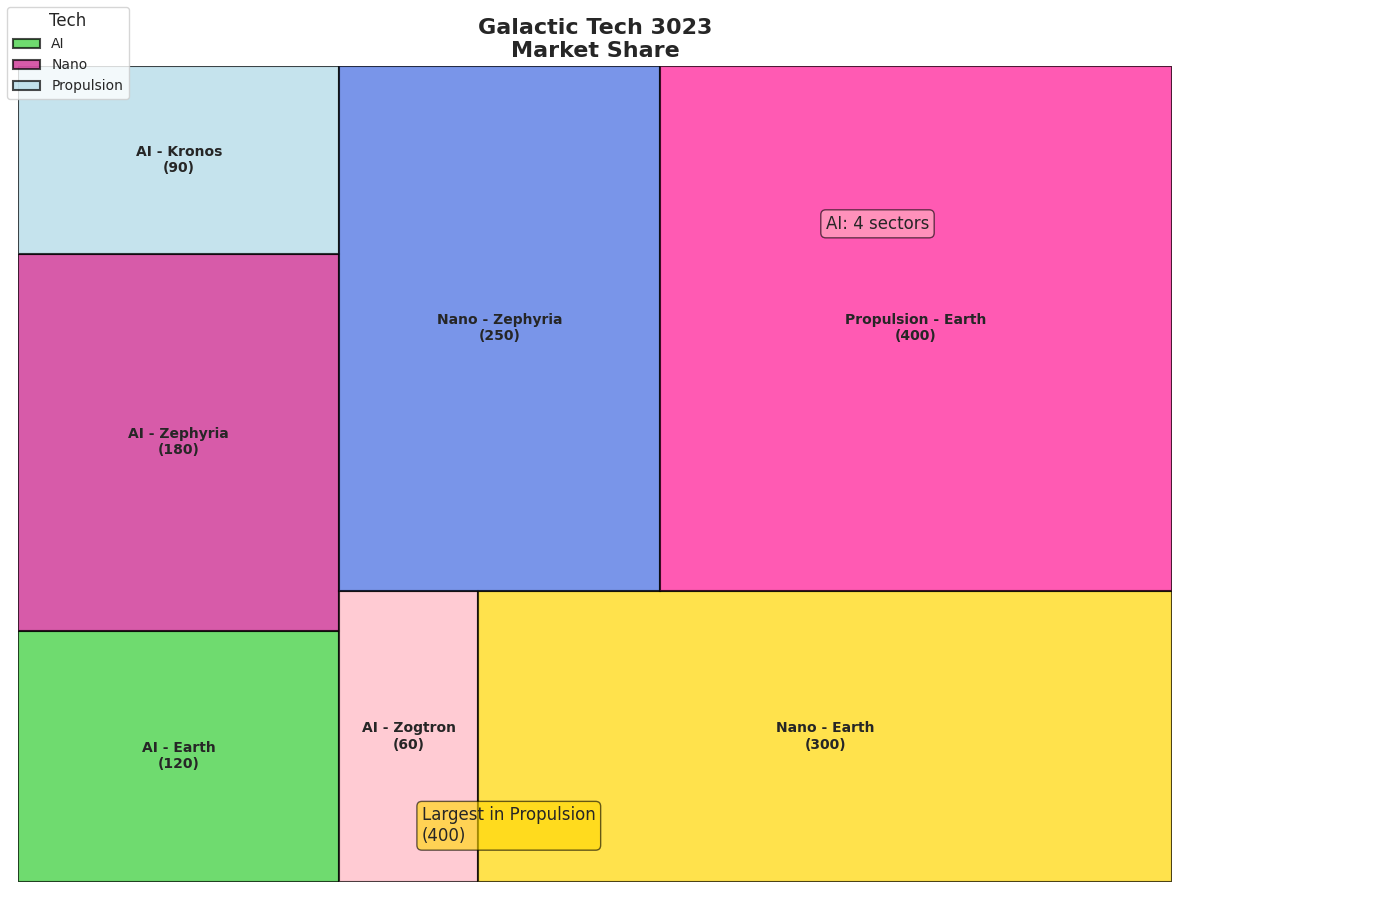

Write Python code to recreate this figure.
import matplotlib.pyplot as plt
import squarify

# Market share data in "galactic units" without 'Quantum'
innovations = {
    'AI': [120, 180, 90, 60],
    'Nano': [300, 250],
    'Propulsion': [400]
}

# Labels for subcategories without 'Quantum'
innovation_labels = [
    'AI - Earth\n(120)', 'AI - Zephyria\n(180)', 'AI - Kronos\n(90)', 'AI - Zogtron\n(60)',
    'Nano - Earth\n(300)', 'Nano - Zephyria\n(250)',
    'Propulsion - Earth\n(400)'
]

# Flatten data and labels for plotting
sizes = [value for sublist in innovations.values() for value in sublist]
labels = [f'{lbl}' for lbl in innovation_labels]

# Shuffled colors for visualization, reduced to match new data size
colors = ['#32CD32', '#C71585', '#ADD8E6', '#FFB6C1', 
          '#FFD700', '#4169E1', 
          '#FF1493']

# Create figure and axis
fig, ax = plt.subplots(figsize=(14, 9))
squarify.plot(sizes=sizes, label=labels, color=colors, alpha=0.7, ax=ax, 
              text_kwargs={'fontsize': 10, 'weight': 'bold'}, edgecolor="black", linewidth=1.5)

# Set a concise title
plt.title("Galactic Tech 3023\nMarket Share", fontsize=16, fontweight='bold')

# Remove axis for clarity
ax.axis('off')

# Customizing plot background
ax.set_facecolor('#f0f8ff')

# Annotations for insights, adjusted the position for clarity.
ax.annotate('AI: 4 sectors', xy=(0.7, 0.8), xycoords='axes fraction', fontsize=12,
            bbox=dict(boxstyle="round,pad=0.3", edgecolor="black", facecolor="#FFB6C1", alpha=0.6))

ax.annotate('Largest in Propulsion\n(400)', xy=(0.35, 0.05), xycoords='axes fraction', fontsize=12,
            bbox=dict(boxstyle="round,pad=0.3", edgecolor="black", facecolor="#FFD700", alpha=0.6))

# Display a legend
fig.legend(labels=["AI", "Nano", "Propulsion"], 
           loc="upper left", fontsize=10, title="Tech")

# Adjust layout
plt.tight_layout(rect=[0, 0, 0.85, 1])

# Display the plot
plt.show()
